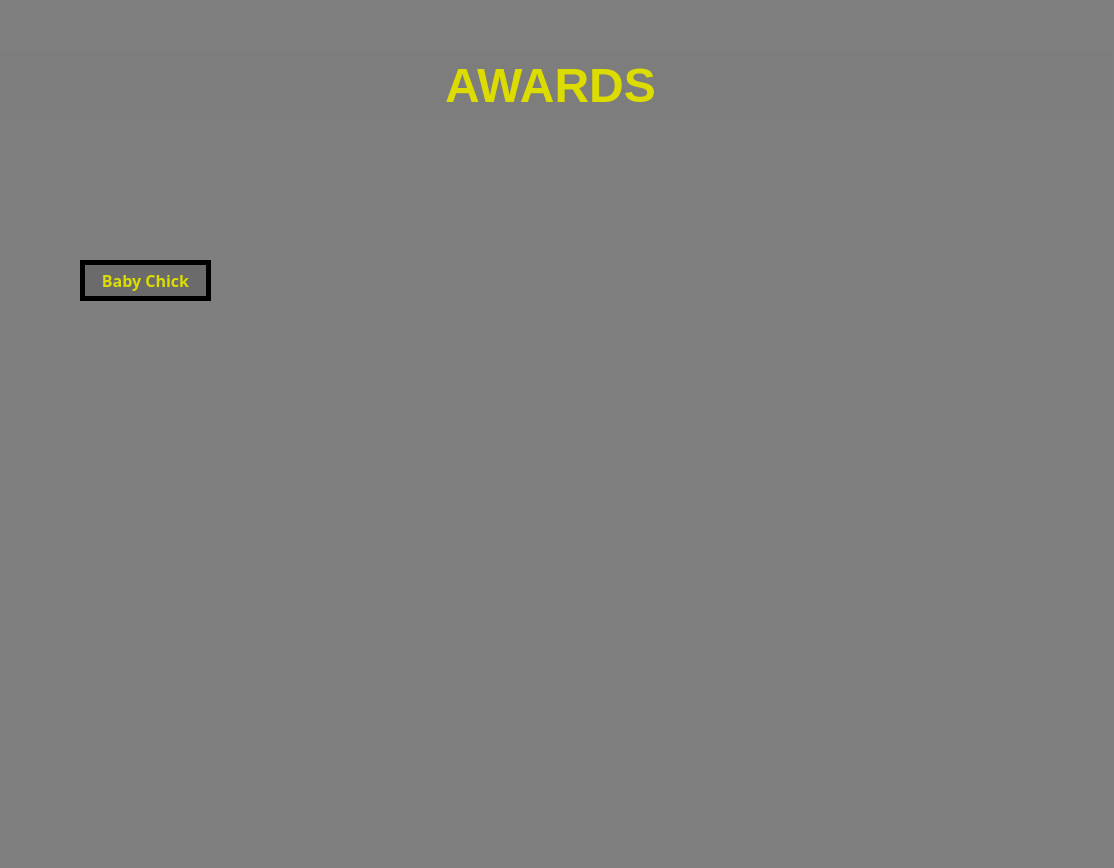
<?xml version="1.0" encoding="UTF-8"?>
<ui version="4.0">
 <class>Dialog</class>
 <widget class="QDialog" name="Dialog">
  <property name="geometry">
   <rect>
    <x>0</x>
    <y>0</y>
    <width>1114</width>
    <height>868</height>
   </rect>
  </property>
  <property name="windowTitle">
   <string>Dialog</string>
  </property>
  <widget class="QStackedWidget" name="stackedWidget">
   <property name="geometry">
    <rect>
     <x>0</x>
     <y>0</y>
     <width>1121</width>
     <height>871</height>
    </rect>
   </property>
   <property name="currentIndex">
    <number>1</number>
   </property>
   <widget class="QWidget" name="page">
    <widget class="QLabel" name="label">
     <property name="geometry">
      <rect>
       <x>460</x>
       <y>80</y>
       <width>181</width>
       <height>151</height>
      </rect>
     </property>
     <property name="text">
      <string/>
     </property>
     <property name="pixmap">
      <pixmap>../img/logo.png</pixmap>
     </property>
     <property name="scaledContents">
      <bool>true</bool>
     </property>
    </widget>
    <widget class="QPushButton" name="pushButton">
     <property name="geometry">
      <rect>
       <x>440</x>
       <y>260</y>
       <width>231</width>
       <height>51</height>
      </rect>
     </property>
     <property name="font">
      <font>
       <pointsize>14</pointsize>
       <bold>true</bold>
      </font>
     </property>
     <property name="cursor">
      <cursorShape>PointingHandCursor</cursorShape>
     </property>
     <property name="styleSheet">
      <string notr="true"/>
     </property>
     <property name="text">
      <string>Profile</string>
     </property>
     <property name="flat">
      <bool>false</bool>
     </property>
    </widget>
    <widget class="QPushButton" name="pushButton_3">
     <property name="geometry">
      <rect>
       <x>440</x>
       <y>330</y>
       <width>231</width>
       <height>51</height>
      </rect>
     </property>
     <property name="font">
      <font>
       <pointsize>14</pointsize>
       <bold>true</bold>
      </font>
     </property>
     <property name="text">
      <string>New Game</string>
     </property>
    </widget>
    <widget class="QPushButton" name="pushButton_4">
     <property name="geometry">
      <rect>
       <x>440</x>
       <y>400</y>
       <width>231</width>
       <height>51</height>
      </rect>
     </property>
     <property name="font">
      <font>
       <pointsize>14</pointsize>
       <bold>true</bold>
      </font>
     </property>
     <property name="text">
      <string>Load Saved Games</string>
     </property>
    </widget>
    <widget class="QPushButton" name="pushButton_5">
     <property name="geometry">
      <rect>
       <x>440</x>
       <y>470</y>
       <width>231</width>
       <height>51</height>
      </rect>
     </property>
     <property name="font">
      <font>
       <pointsize>14</pointsize>
       <bold>true</bold>
      </font>
     </property>
     <property name="text">
      <string>Settings</string>
     </property>
    </widget>
    <widget class="QPushButton" name="pushButton_6">
     <property name="geometry">
      <rect>
       <x>440</x>
       <y>540</y>
       <width>231</width>
       <height>51</height>
      </rect>
     </property>
     <property name="font">
      <font>
       <pointsize>14</pointsize>
       <bold>true</bold>
      </font>
     </property>
     <property name="text">
      <string>Exit</string>
     </property>
    </widget>
    <widget class="QLabel" name="label_2">
     <property name="geometry">
      <rect>
       <x>0</x>
       <y>0</y>
       <width>1121</width>
       <height>871</height>
      </rect>
     </property>
     <property name="text">
      <string/>
     </property>
     <property name="pixmap">
      <pixmap>../img/main_bg.png</pixmap>
     </property>
     <property name="scaledContents">
      <bool>true</bool>
     </property>
    </widget>
    <widget class="QLabel" name="label_3">
     <property name="geometry">
      <rect>
       <x>0</x>
       <y>0</y>
       <width>1121</width>
       <height>871</height>
      </rect>
     </property>
     <property name="styleSheet">
      <string notr="true">background-color: rgba(0, 0, 0, 120);</string>
     </property>
     <property name="text">
      <string/>
     </property>
     <property name="openExternalLinks">
      <bool>false</bool>
     </property>
    </widget>
    <zorder>label_2</zorder>
    <zorder>label_3</zorder>
    <zorder>label</zorder>
    <zorder>pushButton</zorder>
    <zorder>pushButton_3</zorder>
    <zorder>pushButton_4</zorder>
    <zorder>pushButton_5</zorder>
    <zorder>pushButton_6</zorder>
   </widget>
   <widget class="QWidget" name="page_2">
    <widget class="QLabel" name="label_4">
     <property name="geometry">
      <rect>
       <x>0</x>
       <y>0</y>
       <width>1121</width>
       <height>871</height>
      </rect>
     </property>
     <property name="text">
      <string/>
     </property>
     <property name="pixmap">
      <pixmap>../img/main_bg.png</pixmap>
     </property>
     <property name="scaledContents">
      <bool>true</bool>
     </property>
    </widget>
    <widget class="QLabel" name="label_5">
     <property name="geometry">
      <rect>
       <x>0</x>
       <y>0</y>
       <width>1121</width>
       <height>871</height>
      </rect>
     </property>
     <property name="styleSheet">
      <string notr="true">background-color: rgba(0, 0, 0, 120);</string>
     </property>
     <property name="text">
      <string/>
     </property>
     <property name="scaledContents">
      <bool>false</bool>
     </property>
    </widget>
    <widget class="QLabel" name="label_6">
     <property name="geometry">
      <rect>
       <x>-10</x>
       <y>50</y>
       <width>1121</width>
       <height>71</height>
      </rect>
     </property>
     <property name="font">
      <font>
       <pointsize>36</pointsize>
       <bold>true</bold>
      </font>
     </property>
     <property name="styleSheet">
      <string notr="true">color: rgb(220, 220, 0);
background-color: rgb(125, 125, 125);</string>
     </property>
     <property name="text">
      <string>AWARDS</string>
     </property>
     <property name="alignment">
      <set>Qt::AlignCenter</set>
     </property>
    </widget>
    <widget class="QLabel" name="label_7">
     <property name="geometry">
      <rect>
       <x>100</x>
       <y>160</y>
       <width>91</width>
       <height>91</height>
      </rect>
     </property>
     <property name="toolTip">
      <string>&lt;html&gt;&lt;head/&gt;&lt;body&gt;&lt;p&gt;&lt;br/&gt;&lt;/p&gt;&lt;/body&gt;&lt;/html&gt;</string>
     </property>
     <property name="whatsThis">
      <string>&lt;html&gt;&lt;head/&gt;&lt;body&gt;&lt;p&gt;Make Your First Sequence&lt;/p&gt;&lt;/body&gt;&lt;/html&gt;</string>
     </property>
     <property name="styleSheet">
      <string notr="true"/>
     </property>
     <property name="text">
      <string/>
     </property>
     <property name="pixmap">
      <pixmap>../img/awards/chicken.png</pixmap>
     </property>
     <property name="scaledContents">
      <bool>true</bool>
     </property>
    </widget>
    <widget class="QLabel" name="label_8">
     <property name="geometry">
      <rect>
       <x>80</x>
       <y>260</y>
       <width>131</width>
       <height>41</height>
      </rect>
     </property>
     <property name="font">
      <font>
       <family>Comfortaa</family>
       <pointsize>12</pointsize>
       <bold>true</bold>
      </font>
     </property>
     <property name="styleSheet">
      <string notr="true">color: rgb(220, 220, 0);
border: 5px solid black;
background-color: rgb(107, 107, 107);</string>
     </property>
     <property name="text">
      <string>Baby Chick</string>
     </property>
     <property name="alignment">
      <set>Qt::AlignCenter</set>
     </property>
    </widget>
   </widget>
  </widget>
 </widget>
 <resources/>
 <connections/>
</ui>
